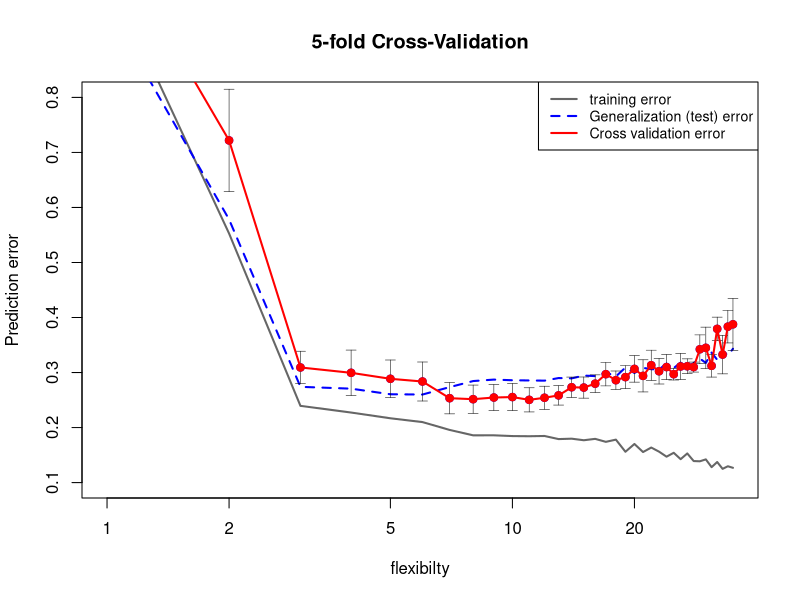

Write the R code that produced this figure.
########################
### CROSS VALIDATION ### 
########################

#packages
if(!require("splines")) install.packages("splines"); library("splines")
if(!require("Hmisc")) install.packages("Hmisc"); library("Hmisc")

#fix values
set.seed(1)

#Predetermination of values
iter = 110
n_df = 35
df = 1:n_df
#Parameter choice
parameter = c(5, -0.12, 0.0037, -3*10^(-5))
#training sample
training = 100
#test sample
test = 10000
sigma_eps = 0.5
#number of folgs
kfolds = 5



#Data generation 
#We create a function that results a data set of values for x and y
#we create n values of random numbers between 0 and 75
#We create a function that generates a data frame of vlues x and y, where y is a function of x
syntheticdata = function(n, parameter, sigma_eps) {
  eps = rnorm(n, 0, sigma_eps)
  x = sort(runif(n, 0, 100))
  y = as.numeric(cbind(1, poly(x, degree = (length(parameter) - 1), raw = TRUE)) %*% parameter + eps)
  return(data.frame(x = x, y = y))
}

#test sample split
xy = res = list()
xy_test = syntheticdata(test, parameter, sigma_eps)
for (i in 1:iter) {
  xy[[i]] = syntheticdata(training, parameter, sigma_eps)
  x = xy[[i]][, "x"]
  y = xy[[i]][, "y"]
  res[[i]] = apply(t(df), 2, function(degf) lm(y ~ ns(x, df = degf)))
}


xy = syntheticdata(training, parameter, sigma_eps)
x = xy$x
y = xy$y

#linear regression- linear model
fitted_models = apply(t(df), 2, function(degf) lm(y ~ ns(x, df = degf)))
#mse calculation on each
mse = sapply(fitted_models, function(obj) deviance(obj)/nobs(obj))


xy_test = syntheticdata(test, parameter, sigma_eps)
pred = mapply(function(obj, degf) predict(obj, data.frame(x = xy_test$x)), 
              fitted_models, df)
te = sapply(as.list(data.frame(pred)), function(y_hat) mean((xy_test$y - y_hat)^2))

#we generate random integers
folds_i = sample(rep(1:kfolds, length.out = training))
#some part of the data will be left out in n iteration
leaveout = matrix(NA, nrow = kfolds, ncol = length(df))
#####Algorithm
#As described in the paper, one porportion of the sample is left out
for (k in 1:kfolds) {
  test_i = which(folds_i == k)
  train_xy = xy[-test_i, ]
  test_xy = xy[test_i, ]
  x = train_xy$x
  y = train_xy$y
  fitted_models = apply(t(df), 2, function(degf) lm(y ~ ns(x, df = degf)))
  x = test_xy$x
  y = test_xy$y
  pred = mapply(function(obj, degf) predict(obj, data.frame(ns(x, df = degf))), 
                fitted_models, df)
  leaveout[k, ] = sapply(as.list(data.frame(pred)), function(y_hat) mean((y - 
                                                                          y_hat)^2))
}
#finally we compute the overall error by averaging over all cross-validations. 
cv = colMeans(leaveout)

#Now we want to plot how the model evolves when we cange the model complexity

plot(df, mse, type = "l", lwd = 2, col = gray(0.4), ylab = "Prediction error", 
     xlab = "flexibilty", main = paste0(kfolds,"-fold Cross-Validation"), ylim = c(0.1, 0.8), log = "x")
lines(df, te, lwd = 2, col = "blue", lty = 2)
cv_sd = apply(leaveout, 2, sd)/sqrt(kfolds)
errbar(df, cv, cv + cv_sd, cv - cv_sd, add = TRUE, col = "blue", pch = 19, 
       lwd = 0.5)
lines(df, cv, lwd = 2, col = "red")
points(df, cv, col = "red", pch = 19)
legend(x = "topright", legend = c("training error", "Generalization (test) error", "Cross validation error"), 
       lty = c(1, 2, 1), lwd = rep(2, 3), col = c(gray(0.4), "blue", "red"), 
       text.width = 0.4, cex = 0.85)
